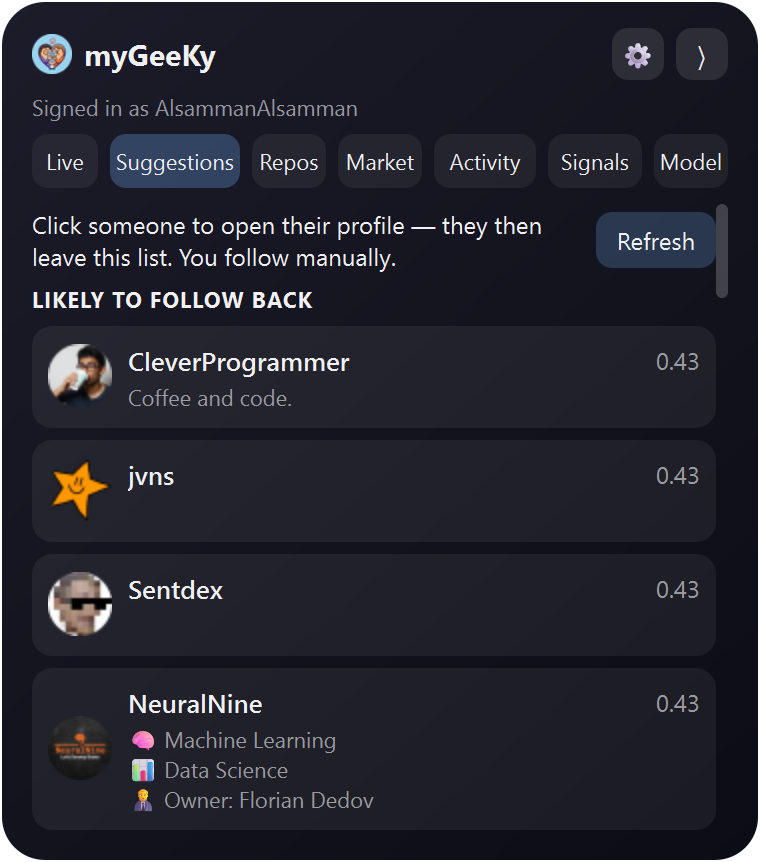
#> input picture docs/screenshots/suggestions.png, 760 x 862 px
$ python make_thumbnail.py
#> lines starting #> are read from the running program, lines starting #| are printed output that depends on the picture; after the words box and inside, x2 and y2 are one past the last pixel; in counts of white or black regions, pixels touching at a corner belong together
### launch/video/make_video.py
"""Render the myGeeKy intro / installation video (1080p, ~2.5 min) with an
original synthesized soundtrack.

    pip install pillow numpy imageio-ffmpeg
    python launch/video/make_video.py            ->  launch/video/mygeeky-intro.mp4
    python launch/video/make_video.py --preview  ->  a few still frames only (fast)

Everything is drawn from the repo's own screenshots and icons, so the video
can be re-rendered whenever the app changes.
"""

from __future__ import annotations

import math
import random
import subprocess
import sys
import wave
from pathlib import Path

import numpy as np
from PIL import Image, ImageDraw, ImageFilter, ImageFont

ROOT = Path(__file__).resolve().parents[2]
SHOTS = ROOT / "docs" / "screenshots"
ASSETS = ROOT / "src" / "mygeeky" / "gui" / "assets"
OUT = Path(__file__).parent
W, H, FPS = 1920, 1080, 30

BG = (18, 18, 28)
TEXT = (240, 240, 245)
MUTED = (170, 172, 190)
PINK = (255, 111, 216)
VIOLET = (122, 92, 255)
CYAN = (127, 216, 255)
GREEN = (52, 211, 153)
AMBER = (255, 196, 87)
RED = (248, 113, 113)


# --------------------------------------------------------------------------- helpers
def font(size: int, bold: bool = False, mono: bool = False) -> ImageFont.FreeTypeFont:
    name = "consola.ttf" if mono else ("segoeuib.ttf" if bold else "segoeui.ttf")
    return ImageFont.truetype(f"C:/Windows/Fonts/{name}", size)


EMOJI = ImageFont.truetype("C:/Windows/Fonts/seguiemj.ttf", 109)   # bitmap strikes: draw at 109, scale


def ease(x: float) -> float:
    x = min(max(x, 0.0), 1.0)
    return x * x * (3 - 2 * x)


def fade(t: float, start: float, end: float, f: float = 0.6) -> float:
    """0 -> 1 over `f` s after start, 1 -> 0 over `f` s before end."""
    return ease((t - start) / f) * ease((end - t) / f)


_cache: dict[str, Image.Image] = {}


def img(path: Path) -> Image.Image:
    key = str(path)
    if key not in _cache:
        _cache[key] = Image.open(path).convert("RGBA")
    return _cache[key]


def background(t: float) -> Image.Image:
    """Dark gradient with two slowly drifting glows (pink, violet)."""
#> called with t = 3
    base = Image.new("RGB", (W, H), BG)
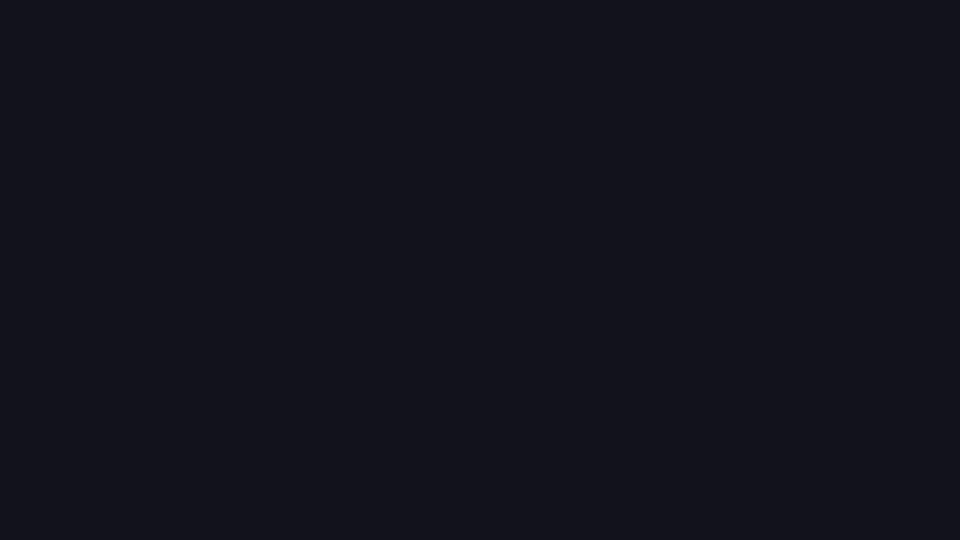
#> base: PIL image 1920x1080 RGB (shown at 1/2 size); mean R, G, B 18, 18, 28
    glow = Image.new("RGB", (W // 8, H // 8), (0, 0, 0))
#> glow: PIL image 240x135 RGB; every value is 0
    g = ImageDraw.Draw(glow)
    for cx, cy, r, col in ((0.78 + 0.05 * math.sin(t / 7), 0.15, 70, VIOLET),
                           (0.12, 0.35 + 0.05 * math.cos(t / 9), 55, PINK)):
        g.ellipse((cx * W / 8 - r, cy * H / 8 - r, cx * W / 8 + r, cy * H / 8 + r), fill=col)
    glow = glow.filter(ImageFilter.GaussianBlur(30)).resize((W, H), Image.BILINEAR)
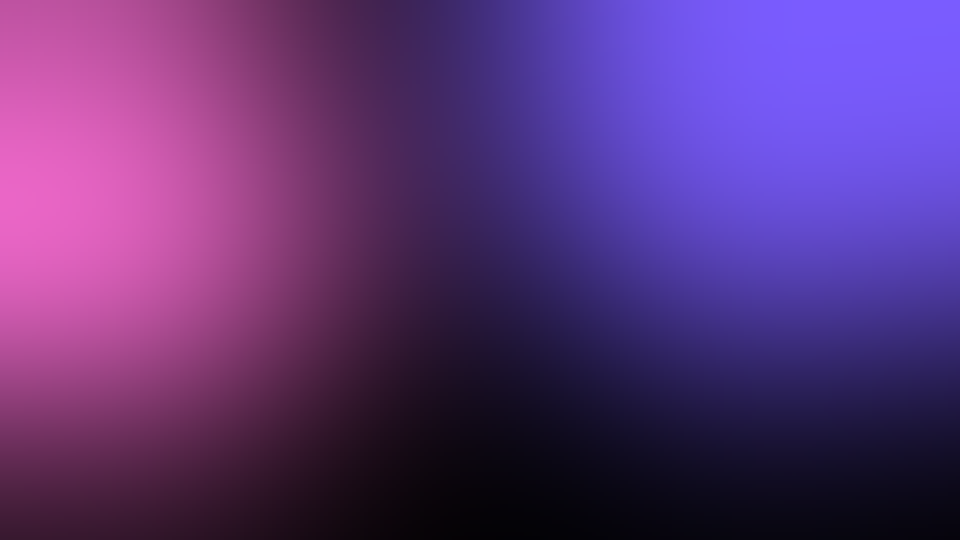
#> glow: PIL image 1920x1080 RGB (shown at 1/2 size); mean R, G, B 91.7, 51, 120.9
    return Image.blend(base, glow, 0.22)
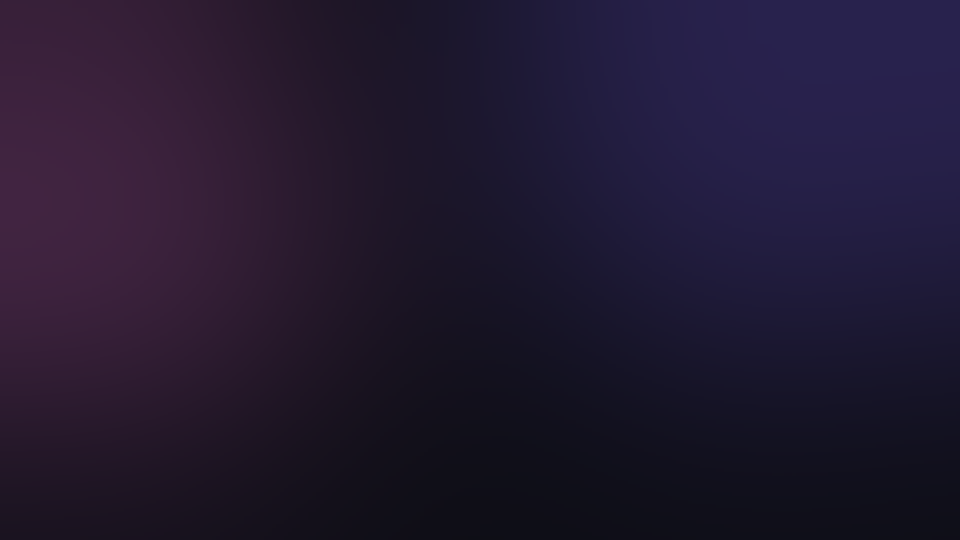
#> returned value: PIL image 1920x1080 RGB (shown at 1/2 size); mean R, G, B 33.7, 24.8, 48
#> in img, returned value is the input picture: PIL image 760x862 RGBA; mean R, G, B, A 37.4, 37.3, 47.3, 254.3


# [47 lines left out: functions text_center, text_at, gradient_text, emoji, not called in this run]


def paste(im: Image.Image, src: Image.Image, center, height: int, alpha: float = 1.0, radius: int = 0,
          shadow: bool = True) -> None:
#> called with center = (1500, 560), height = 820, alpha = 1, radius = 26, shadow = True
    if alpha <= 0:
        return
    k = height / src.height
#> k = 0.951
    pic = src.resize((int(src.width * k), height), Image.LANCZOS)
    if radius:
        m = Image.new("L", pic.size, 0)
#> m: PIL image 722x820 L; every value is 0
        ImageDraw.Draw(m).rounded_rectangle((0, 0, pic.width, pic.height), radius, fill=255)
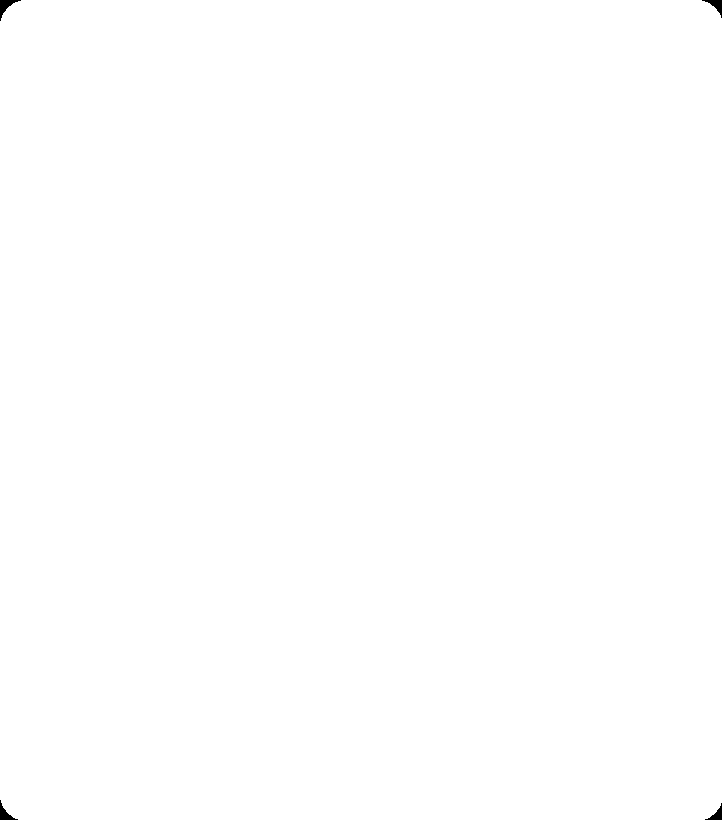
#> m: PIL image 722x820 L; 99.9% white; 4 black regions, box (x1, y1, x2, y2) and area: (0, 0, 21, 21) 150, (702, 0, 722, 18) 129, (0, 800, 18, 820) 129, (705, 803, 722, 820) 109
        pic.putalpha(Image.fromarray(np.minimum(np.array(pic.getchannel("A")), np.array(m))))
    x, y = int(center[0] - pic.width / 2), int(center[1] - pic.height / 2)
#> x = 1139; y = 150
    if shadow:
        sh = Image.new("RGBA", (pic.width + 120, pic.height + 120), (0, 0, 0, 0))
#> sh: PIL image 842x940 RGBA; every value is 0
        ImageDraw.Draw(sh).rounded_rectangle((60, 75, pic.width + 60, pic.height + 75), max(radius, 12),
                                             fill=(0, 0, 0, int(150 * alpha)))
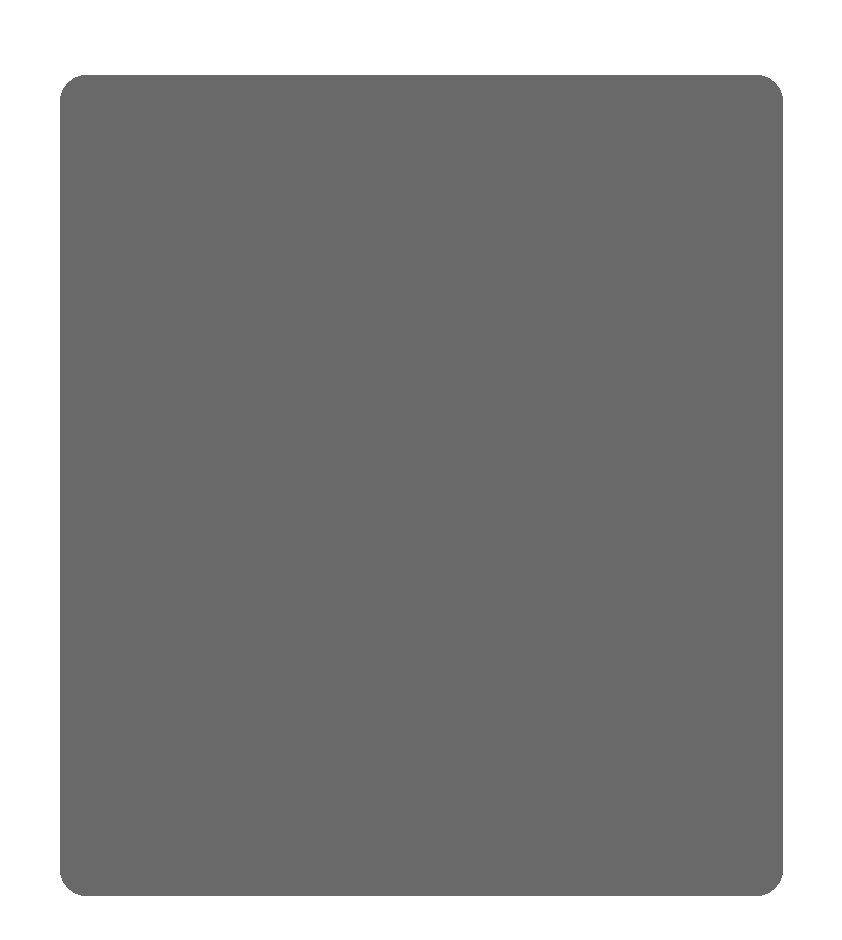
#> sh: PIL image 842x940 RGBA; mean R, G, B, A 0, 0, 0, 112.4; transparent parts drawn white
        im.alpha_composite(sh.filter(ImageFilter.GaussianBlur(28)), (x - 60, y - 60))
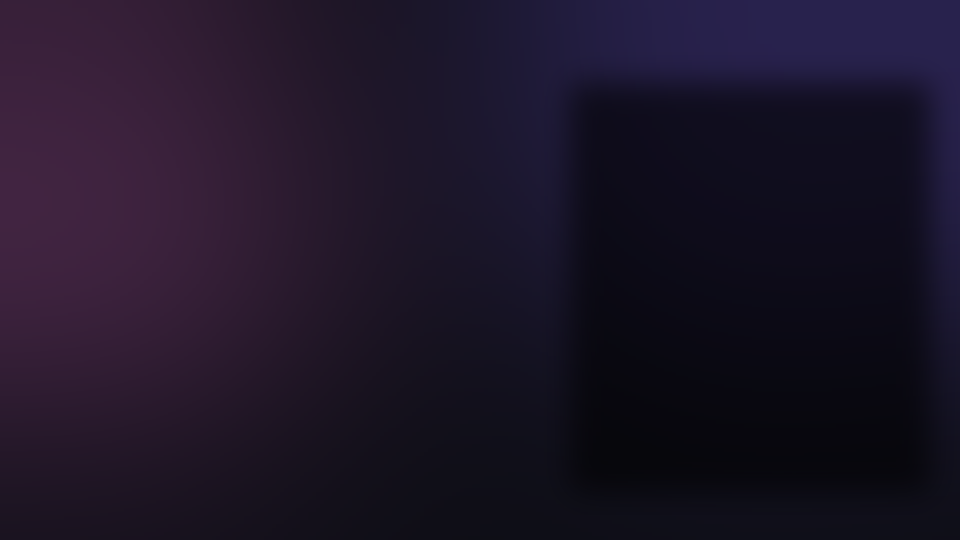
#> im: PIL image 1920x1080 RGBA (shown at 1/2 size); mean R, G, B, A 28.9, 20.6, 39.1, 255
    if alpha < 1:
        pic.putalpha(pic.getchannel("A").point(lambda a: int(a * alpha)))
    im.alpha_composite(pic, (x, y))
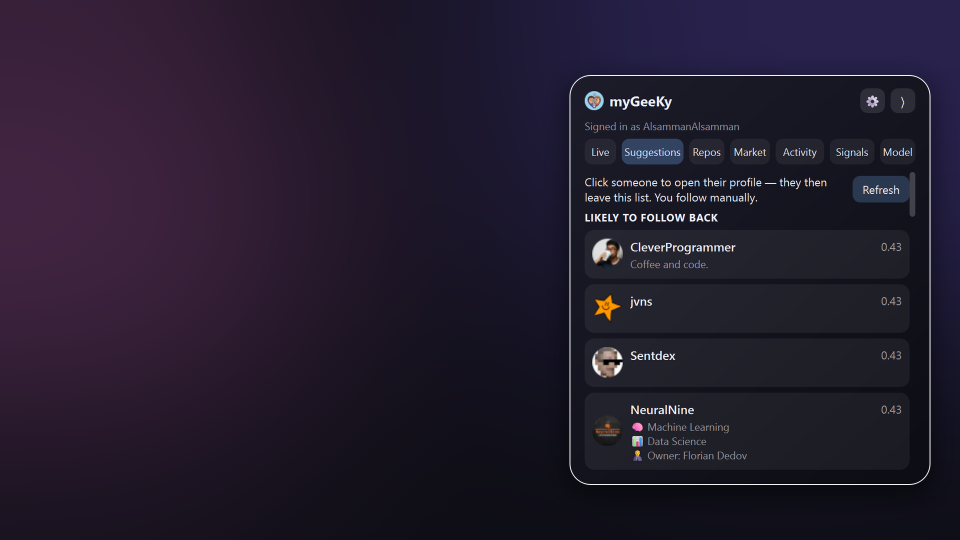
#> im: PIL image 1920x1080 RGBA (shown at 1/2 size); mean R, G, B, A 35.8, 28, 45.7, 255


# [41 lines left out: functions heart, hearts, caption, section_title, not called in this run]


# --------------------------------------------------------------------------- terminal
class Terminal:
    """A typed-out terminal session: [(at, kind, text)], kind in
    'cmd' (typed after a $ prompt), 'out' (printed), 'ask' (prompt + typed answer after '|')."""

    def __init__(self, script, title="Terminal", width=1500, height=700, cps=22):
        self.script, self.title, self.w, self.h, self.cps = script, title, width, height, cps

    # [49 lines left out: function draw, not called in this run]


PIP = Terminal([
    (0.3, "cmd", "pip install mygeeky"),
    (1.6, "out", "Collecting mygeeky\n  Downloading mygeeky-0.4.2-py3-none-any.whl (635 kB)"),
    (2.6, "out", "Successfully installed mygeeky-0.4.2"),
], title="Any OS: one pip command", height=330)

INIT = Terminal([
    (0.3, "cmd", "mygeeky init"),
    (1.4, "ask", "Your GitHub username: |your-name"),
    (2.9, "ask", "CV: (p)ath to a .txt/.md/.pdf file, (t)ype, or (s)kip: |p"),
    (3.8, "ask", "Path to your CV file: |my_cv.pdf"),
    (5.0, "out", "Saved CV text (8,412 chars)"),
    (5.6, "ask", "ORCID iD: |0000-0002-1825-0097"),
    (7.2, "out", "Fetching your publications...\n  OpenAlex: 48 works, topics: GWAS, fine-mapping, genomics"),
    (8.8, "ask", "Topics/interests: |gwas, single-cell, bioinformatics"),
    (10.8, "ask", "Paste your GitHub token (input hidden): |********"),
    (12.0, "out", "Token stored securely in your OS keyring."),
    (13.0, "cmd", "mygeeky gui"),
    (14.2, "out", "Installing Qt for the myGeeKy panel (one time only)...\n✓ Qt is ready. The panel opens."),
], title="mygeeky init: tell it who you are")

BEACON = Terminal([
    (0.3, "cmd", "mygeeky beacon init"),
    (1.3, "out", "Step 1 of 3: your public beacon repo\n  1. Open github.com/new?name=mygeeky-beacon\n"
                 "  2. Check the owner, then click 'Create repository'"),
    (3.6, "out", "  ✓ your-name/mygeeky-beacon exists and is public."),
    (4.6, "out", "Step 2 of 3: a token that can write to that repo only\n"
                 "  Only select repositories -> mygeeky-beacon\n  Contents -> Read and write"),
    (7.0, "ask", "Paste the token (input hidden): |********"),
    (8.2, "out", "  ✓ The token works. It's stored in your OS keyring."),
    (9.0, "out", "Step 3 of 3: checking that others can see you\n  ✓ beacon.json is published"),
    (10.4, "out", "Your beacon is live. Signals are private: only the person you\n"
                  "  send one to can read it, and no reply is ever expected."),
], title="mygeeky beacon init: join Signals (optional)")


# --------------------------------------------------------------------------- scenes
# [43 lines left out: functions s_hook, s_reveal, not called in this run]


PILLARS = [
    ("👥", "People", "who share your research and will follow you back", CYAN),
    ("🛠️", "Projects", "repos in your field that welcome your pull requests", GREEN),
    ("📈", "Pulse", "what's rising in your field, every day", AMBER),
    ("🔬", "Research", "papers gaining citations fastest, and their code", GREEN),
    ("🗞️", "News", "arXiv, bioRxiv and Hacker News, for your topics", RED),
    ("📰", "Activity", "what your people are building right now", VIOLET),
    ("🙏", "Signals", "private thank-yous; no reply needed", PINK),
    ("🧠", "Learning", "learns what you're into, keeps room to explore", VIOLET),
    ("💡", "Ideas", "send ideas and problems straight to the maker", AMBER),
]


# [84 lines left out: functions s_pillars, s_install, s_configure, s_signals, not called in this run]


TOUR = [
    ("suggestions.png", "People in your field who'll follow you back",
     "and the domain experts a follower count would bury"),
    ("repos.png", "Projects that welcome your pull requests", "starter issues, and maintainers who actually merge"),
    ("market.png", "The pulse of your field", "stars, commits and downloads: who's rising this week"),
    ("signals.png", "Say thanks, privately", "only they can read it, and no reply is expected"),
    ("activity.png", "What your people are building, live", "one card per person, right on your screen edge"),
    ("research.png", "The papers behind the code", "rising papers, their repos, and the people behind them"),
    ("news.png", "News from your field, not everyone's", "arXiv, bioRxiv and Hacker News, matched to you"),
    ("model.png", "See what myGeeKy knows about you", "your field, what you're into lately, and new territory"),
]


# [34 lines left out: function s_tour, not called in this run]


PHONE = [
    ("live.png", "Spin a ring with your thumb", "your circle inside, the world outside, you in the middle"),
    ("news.png", "The planet in the lens opens above", "each planet shows how much it holds"),
    ("read.png", "Tap to read, and the rings fold away", "news, papers, repos, AI models and launches"),
]


# [36 lines left out: functions s_phone, s_close, not called in this run]


SCENES = [(s_hook, 13.0), (s_reveal, 6.0), (s_pillars, 16.5), (s_install, 23.6), (s_configure, 21.0),
          (s_signals, 16.2), (s_tour, 44.0), (s_phone, 11.0), (s_close, 8.0)]


# [100 lines left out: functions frame_at, soundtrack, main, not called in this run]


# [2 lines that do not run on import are left out]

### launch/video/make_thumbnail.py
"""YouTube thumbnail (1280x720) and the README's clickable video image (with a play button).

    python launch/video/make_thumbnail.py
"""
import sys
from pathlib import Path

from PIL import Image, ImageDraw, ImageFilter

sys.path.insert(0, str(Path(__file__).parent))
from make_video import ASSETS, SHOTS, PINK, VIOLET, TEXT, MUTED, background, font, img, paste, emoji  # noqa: E402

ROOT = Path(__file__).resolve().parents[2]


def thumbnail(play_button: bool) -> Image.Image:
    im = background(3).convert("RGBA")
    paste(im, img(SHOTS / "suggestions.png"), (1500, 560), 820, radius=26)
    paste(im, img(ASSETS / "icon_256.png"), (200, 210), 230, shadow=False)
    d = ImageDraw.Draw(im)
    d.text((330, 130), "myGeeKy", font=font(120, bold=True), fill=TEXT)
    y = 380
    for line in ("Find your people", "on GitHub."):
        d.text((110, y), line, font=font(118, bold=True), fill=TEXT)
        y += 135
    pill_w = d.textlength("Install in 2 minutes", font=font(60, bold=True)) + 70
    d.rounded_rectangle((110, y + 40, 110 + pill_w, y + 140), 50, fill=PINK)
    d.text((145, y + 52), "Install in 2 minutes", font=font(60, bold=True), fill=(255, 255, 255))
    emoji(im, "👥🛠️📈👋", (115, y + 190), 80)
    if play_button:
        ring = Image.new("RGBA", im.size, (0, 0, 0, 0))
        rd = ImageDraw.Draw(ring)
        cx, cy, r = 1500, 560, 120
        rd.ellipse((cx - r, cy - r, cx + r, cy + r), fill=(0, 0, 0, 170))
        rd.polygon([(cx - 38, cy - 62), (cx - 38, cy + 62), (cx + 66, cy)], fill=(255, 255, 255, 240))
        im.alpha_composite(ring)
    return im.convert("RGB").resize((1280, 720), Image.LANCZOS)


if __name__ == "__main__":
#> (the run stopped early here; a loop or call above may not have finished)
